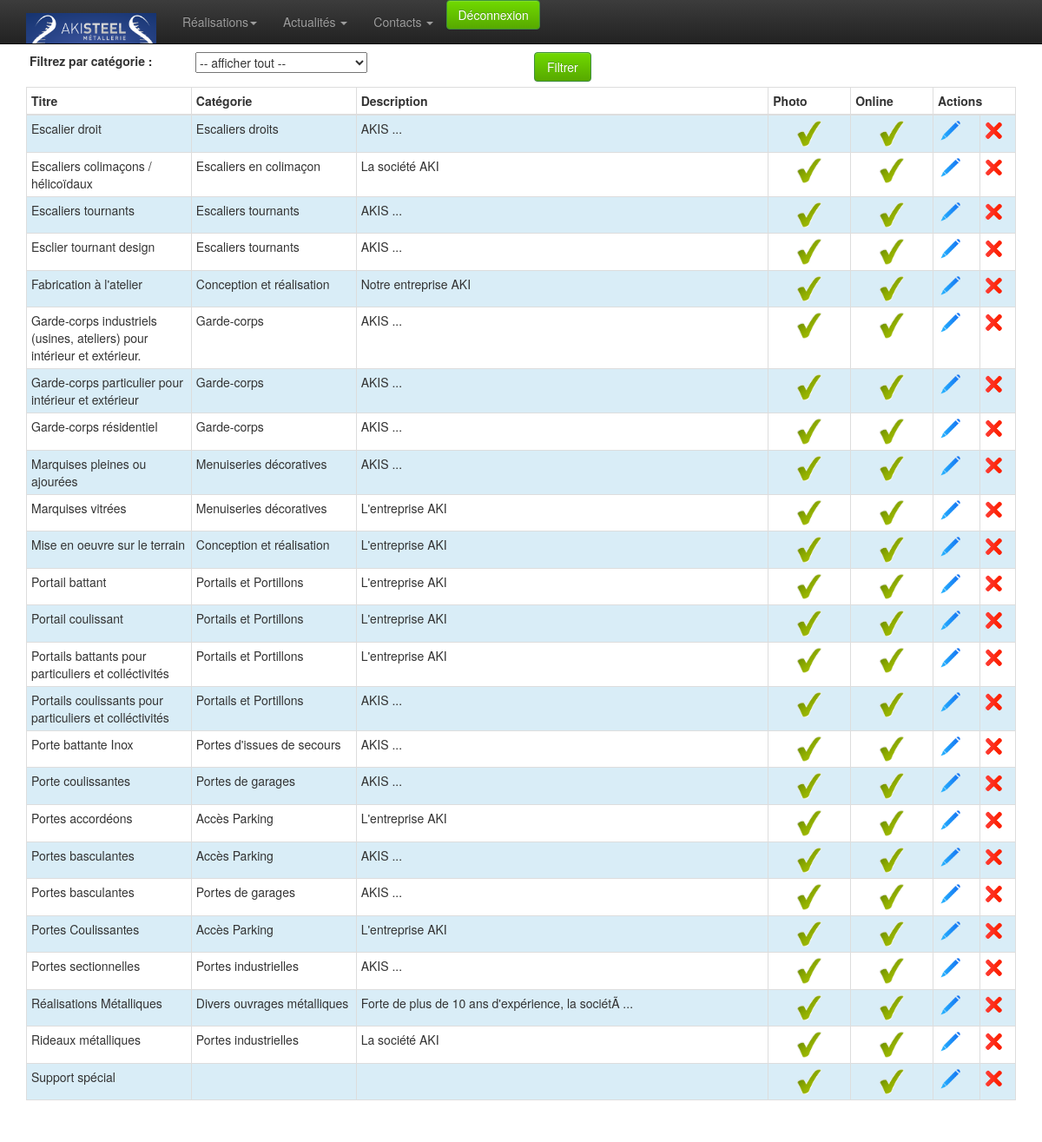
The app's page /admin/produit/liste.php (signed in) with its own data.
### tables this page shows
CREATE TABLE `product` (
  `id` int(10) unsigned NOT NULL AUTO_INCREMENT,
  `id_categorie` int(11) NOT NULL,
  `nom` varchar(100) NOT NULL,
  `description` text NOT NULL,
  `fichier_pdf` varchar(100) NOT NULL,
  `online` enum('0','1') NOT NULL DEFAULT '0',
  PRIMARY KEY (`id`)
);

CREATE TABLE `catproduct` (
  `id` int(10) unsigned NOT NULL AUTO_INCREMENT,
  `id_parent` int(11) NOT NULL,
  `nom` varchar(50) NOT NULL,
  `image` varchar(50) NOT NULL,
  `ordre_affichage` int(11) NOT NULL DEFAULT '1',
  PRIMARY KEY (`id`)
);

### admin/classes/StorageManager.php (called while the page is built, shortened)
<?php
class StorageManager{
	protected function dbConnect() {
		try {
			$this->mysqli = new mysqli ( DBHOST, DBUSER, DBPASSWD, DBNAME ) ;
		} catch (Exception $e) {
			throw new Exception("Erreur Connexion DB ". $e->getMessage());
		}
	}
}
?>

### admin/classes/Produit.php (called while the page is built, shortened)
<?php
require_once("StorageManager.php");
require_once("Categorie.php");
class Produit extends StorageManager {
	public function getListe( $tab=array(), $debug=false ) {
		$champ_souhaite = ( $tab[ "champ" ] != '' ) ? $tab[ "champ" ] : "*";
		$requete = "SELECT " . $champ_souhaite . " FROM `product`";
		if ( $tab[ "where" ] == '' ) {
			$requete .= " WHERE id > 0";
			$order_by = ( $tab[ "order_by" ] != "" ) ? $tab[ "order_by" ] : "nom";
			$sens = 	( $tab[ "sens" ] != "" ) ? $tab[ "sens" ] : "ASC";
			$requete .= " ORDER BY " . $order_by . " " . $sens;
		}
		else $requete .= $tab[ "where" ];
		$result = mysqli_query( $this->mysqli, $requete );
		while( $row = mysqli_fetch_assoc( $result ) ) {
			$new_array[] = $row;
		}
		return $new_array;
	}
}

### admin/classes/Categorie.php (called while the page is built, shortened)
<?php
require_once("StorageManager.php");
class Categorie extends StorageManager {
	public function load( $id, $debug=false ){
		$new_array = null;
		$requete = "SELECT * FROM `catproduct` WHERE id = " . $id ;
		$result = mysqli_query( $this->mysqli, $requete );
		while( $row = mysqli_fetch_assoc( $result ) ) {
			$new_array[] = $row;
		}
		return $new_array;
	}
	public function getListe( $tab=array(), $debug=false ) {
		$champ_souhaite = ( $tab[ "champ" ] != '' ) ? $tab[ "champ" ] : "*";
		$requete = "SELECT " . $champ_souhaite . " FROM `catproduct`";
		if ( $tab[ "where" ] == '' ) {
			$requete .= " WHERE id > 0";
			if ( !empty( $tab ) ) {
				foreach( $tab as $champ => $val ) {
					if ( $champ != "champ" && $champ != "order_by" && $champ != "sens" )
						$requete .= " AND " . $champ . " = '" . addslashes( $val ) . "'";
				}
			}
			$order_by = ( $tab[ "order_by" ] != "" ) ? $tab[ "order_by" ] : "ordre_affichage";
			$sens = ( $tab[ "sens" ] != "" ) ? $tab[ "sens" ] : "ASC";
			$requete .= " ORDER BY " . $order_by . " " . $sens;
		}
		else $requete .= $tab[ "where" ];
		$result = mysqli_query( $this->mysqli, $requete );
		while( $row = mysqli_fetch_assoc( $result ) ) {
			$new_array[] = $row;
		}
		return $new_array;
	}
}

### admin/classes/utils.php (called while the page is built, shortened)
<?
	function couper_correctement( $chaine='', $longueur=0, $element=' ', $debug=false ) {
		$chaine = substr( $chaine, 0, $longueur );
		return $chaine;
	}
?>

### admin/classes/Produit_image.php (called while the page is built, shortened)
<?php
require_once("StorageManager.php");
class Produit_image extends StorageManager {
	public function getImageDefaut( $num_produit=0, $debug=false ) {
		$requete = "SELECT * FROM `product_image`
			WHERE num_produit = " . intval( $num_produit ) . "
			AND defaut = 'oui'";
		$result = mysqli_query( $this->mysqli, $requete );
		$row = mysqli_fetch_assoc( $result );
		return $row;
	}
}

### admin/produit/liste.php (the view, shortened to what this page needs)
<? include_once ( $_SERVER[ "DOCUMENT_ROOT" ] . "/admin/classes/utils.php" );?>
<?
	require $_SERVER[ "DOCUMENT_ROOT" ] . "/admin/classes/Categorie.php";
	require $_SERVER[ "DOCUMENT_ROOT" ] . "/admin/classes/Produit.php";
	require $_SERVER[ "DOCUMENT_ROOT" ] . "/admin/classes/Produit_image.php";
	$debug = 			false;
	$categorie = 		new Categorie();
	$produit = 			new Produit();
	$produit_image =	new Produit_image();
	if ( 1 == 1 ) {
		unset( $recherche );
		$recherche[ "id_parent" ] = '0';
		$liste_categorie = $categorie->getListe( $recherche, $debug );
	}
	if ( 1 == 1 ) {
		unset( $recherche );
		$liste_produit = $produit->getListe( $recherche, $debug );
	}
?>
<!doctype html>
<html class="no-js" lang="en">
	<head>
		<? include_once $_SERVER[ "DOCUMENT_ROOT" ] . "/admin/inc-meta.php";?>
	</head>
	<body>
		<? require_once $_SERVER[ "DOCUMENT_ROOT" ] . "/admin/inc-menu.php";?>
		<div class="container">
			<div class="row">
				<form name="formulaire" class="form-horizontal" method="GET"  action="liste.php" >
				<div class="col-md-2">
					<label  >&nbsp;Filtrez par catégorie :</label>
				</div>
				<div class="col-md-4">
					<select name="id_categorie" id="id_categorie">
						<option value="" selected>-- afficher tout --</option>
					</select>
				</div>
				<div class="col-md-3">
					<button class="btn btn-success col-sm-3" type="submit" >Filtrer</button>
				</div>
				<br><br>
			</div>
			<div class="row">
				<div class="col-xs-12 col-sm-12 col-md-12">
					<table class="table table-hover table-bordered table-condensed table-striped" >
						<thead>
							<tr>
								<th class="col-md-2" style="">Titre</th>
								<th class="col-md-2" style="">Catégorie</th>
								<th class="col-md-5" style="">Description</th>
								<th class="col-md-1" style="">Photo</th>
								<th class="col-md-1" style="">Online</th>
								<th class="col-md-1" colspan="2" style="">Actions</th>
							</tr>
						</thead>
						<tbody>
							<?
							if ( !empty( $liste_produit ) ) {
								$i=0;
								foreach ( $liste_produit as $value ) {
									$i++;
									$data = $categorie->load( $value[ "id_categorie" ] );
									$image_defaut = $produit_image->getImageDefaut( $value[ "id" ], $debug );
									$classe_affichage =	( $i % 2 != 0 ) ? "info" : "";
									$description = 		couper_correctement( $value[ "description" ], 50 );
									if ( strlen( $value[ "description" ] ) > 50 ) $description .= " ...";
									$image_ok = 		( $image_defaut[ "fichier" ] != '' ) ? 'check' : 'vide';
									$online = 			( $value[ "online" ] == '1' ) ? 'check' : 'vide';
									echo "<tr class='" . $classe_affichage . "'>\n";
									echo "	<td>" . $value[ "nom" ] . "</td>\n";
									echo "	<td>" . $data[ 0 ][ "nom" ] . "</td>\n";
									echo "	<td>" . $description . "</td>\n";
									echo "	<td align='center'><img src='../img/" . $image_ok . ".png' width='30' ></td>\n";
									echo "	<td align='center'><img src='../img/" . $online . ".png' width='30' ></td>\n";
									echo "	<td><a href='./edition.php?id=" . $value[ "id" ] . "'><img src='../img/modif.png' width='30' alt='Modifier' ></a></td>\n";
									echo "	<td>\n";
									echo "		<img src='../img/del.png' width='20' alt='Supprimer' onclick=\"$('.supp" . $value[ "id" ] . "').css('display', 'block');\">\n";
									echo "	</td>\n";
									echo "</tr>\n";
								}
							}
							?>
						</tbody>
					</table>
				</div>
			</div>
		</div>
	</body>
</html>

### admin/css/style.css (style rules this page uses)
body { padding-top: 60px; padding-bottom: 40px; }
.btn-success { background-color: #57a900; background-image: -moz-linear-gradient(top, #70d900, #57a900); background-image: -ms-linear-gradient(top, #70d900, #57a900); background-image: -webkit-gradient(linear, 0 0, 0 100%, from(#70d900), to(#57a900)); background-image: -webkit-linear-gradient(top, #70d900, #57a900); background-image: -o-linear-gradient(top, #70d900, #57a900); background-image: linear-gradient(top, #70d900, #57a900); filter: progid:DXImageTransform.Microsoft.gradient(startColorstr='#70d900', endColorstr='#57a900', GradientType=0); }

### records on screen
product: nom "Escalier droit", catproduct.nom "Escaliers droits", description "AKI S ..."
product: nom "Escaliers colimaçons / hélicoïdaux", catproduct.nom "Escaliers en colimaçon", description "La société AKI"
product: nom "Escaliers tournants", catproduct.nom "Escaliers tournants", description "AKI S ..."
product: nom "Esclier tournant design", catproduct.nom "Escaliers tournants", description "AKI S ..."
product: nom "Fabrication à l'atelier", catproduct.nom "Conception et réalisation", description "Notre entreprise AKI"
product: nom "Garde-corps industriels (usines, ateliers) pour intérieur et extérieur.", catproduct.nom "Garde-corps", description "AKI S ..."
product: nom "Garde-corps particulier pour intérieur et extérieur", catproduct.nom "Garde-corps", description "AKI S ..."
product: nom "Garde-corps résidentiel", catproduct.nom "Garde-corps", description "AKI S ..."
product: nom "Marquises pleines ou ajourées", catproduct.nom "Menuiseries décoratives", description "AKI S ..."
product: nom "Marquises vitrées", catproduct.nom "Menuiseries décoratives", description "L'entreprise AKI"
product: nom "Mise en oeuvre sur le terrain", catproduct.nom "Conception et réalisation", description "L'entreprise AKI"
product: nom "Portail battant", catproduct.nom "Portails et Portillons", description "L'entreprise AKI"
product: nom "Portail coulissant", catproduct.nom "Portails et Portillons", description "L'entreprise AKI"
product: nom "Portails battants pour particuliers et colléctivités", catproduct.nom "Portails et Portillons", description "L'entreprise AKI"
product: nom "Portails coulissants pour particuliers et colléctivités", catproduct.nom "Portails et Portillons", description "AKI S ..."
product: nom "Porte battante Inox", catproduct.nom "Portes d'issues de secours", description "AKI S ..."
product: nom "Porte coulissantes", catproduct.nom "Portes de garages", description "AKI S ..."
product: nom "Portes accordéons", catproduct.nom "Accès Parking", description "L'entreprise AKI"
product: nom "Portes basculantes", catproduct.nom "Accès Parking", description "AKI S ..."
product: nom "Portes basculantes", catproduct.nom "Portes de garages", description "AKI S ..."
product: nom "Portes Coulissantes", catproduct.nom "Accès Parking", description "L'entreprise AKI"
product: nom "Portes sectionnelles", catproduct.nom "Portes industrielles", description "AKI S ..."
product: nom "Réalisations Métalliques", catproduct.nom "Divers ouvrages métalliques", description "Forte de plus de 10 ans d'expérience, la sociétÃ ..."
product: nom "Rideaux métalliques", catproduct.nom "Portes industrielles", description "La société AKI"
product: nom "Support spécial"
